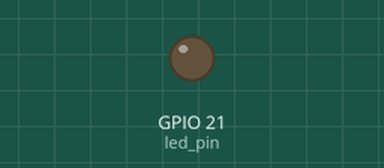
Simulated run of this program. Board: Raspberry Pi (BCM pin numbers). Parts: output pins drawn as LEDs (lit = HIGH).

Above: at 0.05 s.
At 0.95 s:
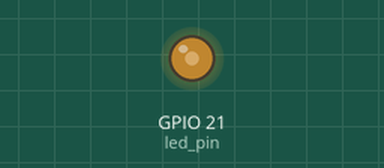
At 1.9 s:
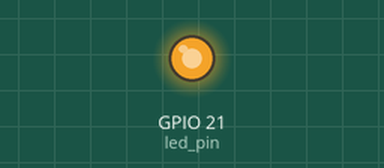
At 3.8 s:
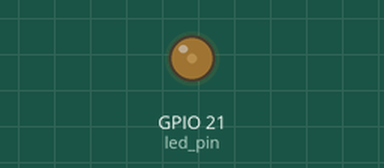
Timing chart, 0 to 5.5 s (numbered marks = the images above):
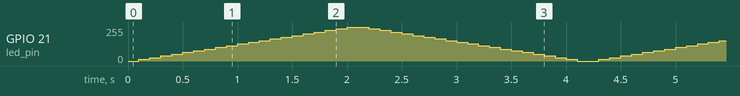

The program:

pwm_led_ex.py
```python
import RPi.GPIO as GPIO
import time

led_pin = 21
GPIO.setmode(GPIO.BCM)
GPIO.setup(led_pin, GPIO.OUT)

p = GPIO.PWM(led_pin, 50)
p.start(0)  # 듀티비: 0

try:
    while 1:
        for dc in range(0, 101, 5):
            p.ChangeDutyCycle(dc)
            time.sleep(0.1)
        for dc in range(100, -1, -5):
            p.ChangeDutyCycle(dc)
            time.sleep(0.1)
except KeyboardInterrupt:
    pass
finally:
    p.stop()
    GPIO.cleanup()
```
